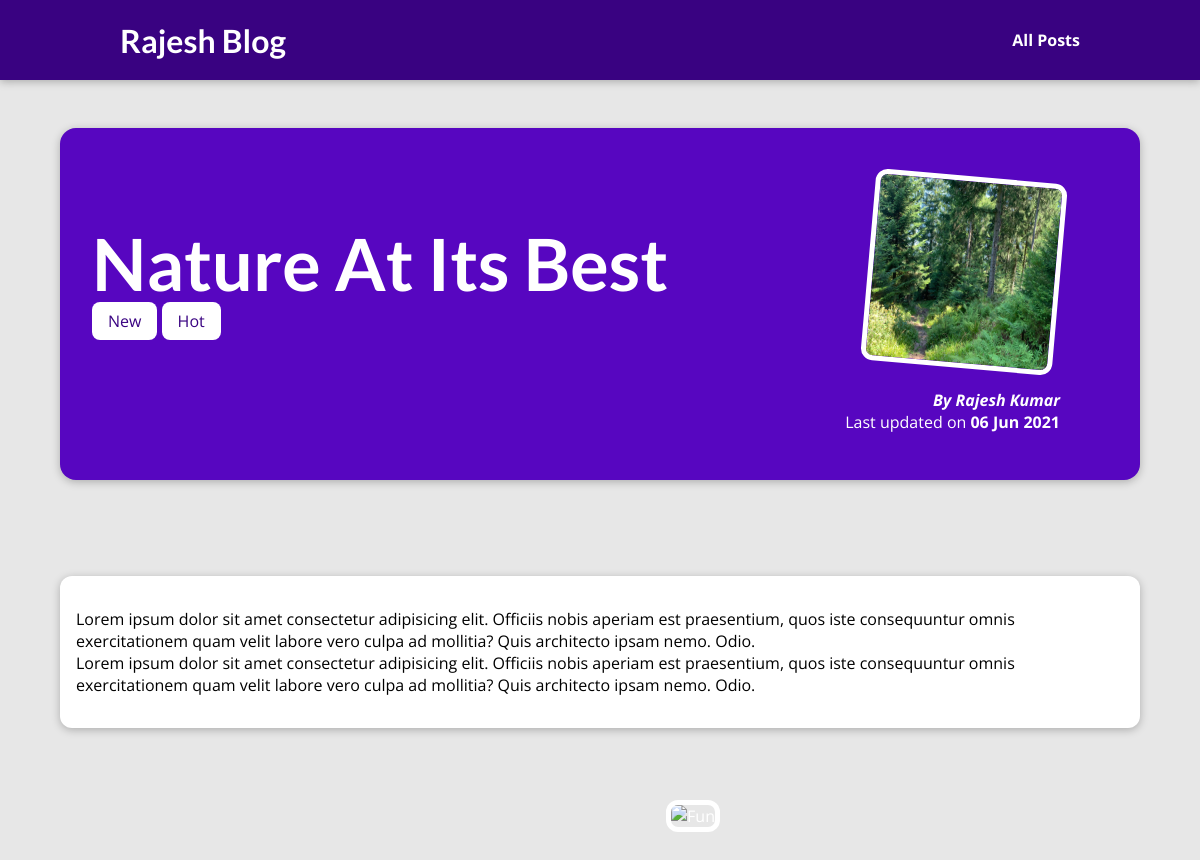
The page /posts/nature-at-its-best on the database its author committed.
### blog/models.py (models this page shows, shortened)
class Post(models.Model):
    title = models.CharField(max_length=150)
    excerpt = models.CharField(max_length=200)
    image_name = models.CharField(max_length=100)
    date = models.DateField(auto_now=True)
    slug = models.SlugField(unique=True, db_index=True)
    content = models.TextField(validators=[MinLengthValidator(10)])
    author = models.ForeignKey(
        Author, null=True, on_delete=models.SET_NULL, related_name="posts")
    tags = models.ManyToManyField(Tag)

class Tag(models.Model):
    caption = models.CharField(max_length=20)

class Author(models.Model):
    first_name = models.CharField(max_length=100)
    last_name = models.CharField(max_length=100)
    email_address = models.EmailField()
    def fullname(self):
        return f"{self.first_name} {self.last_name}"
    def __str__(self):
        return self.fullname()

### blog/views.py (the view)
# urls.py: path("posts/<slug:slug>", views.post_detail, name="post-detail-page")
def post_detail(request, slug):
    identified_post = get_object_or_404(Post, slug=slug)
    return render(request, "blog/post-detail.html", {
        "post": identified_post, "post_tags": identified_post.tags.all()})

### blog/templates/blog/post-detail.html (shortened to what this page needs)
{% extends "base.html" %}
{% load static %}
{% block css_files %}
    <link rel = "stylesheet" href = "{% static "blog/post-detail.css" %}" />
{% endblock  %}
{% block content %}
    <section id="summary">
        <h2>{{post.title}}</h2>
        <div>
        {% for tag in post_tags  %}
            <span class="tag">{{tag.caption }}</span>
        {% endfor %}
        </div>
        <article>
            <img src="{% static "blog/images/"|add:post.image_name %}" alt="{{post.title}}">
            <address>By <a href = "mailto:{{ post.author.email_address }}">
            {{post.author}}</a></address>
            <div>
                Last updated on <time>{{post.date|date:"d M Y" }}</time>
            </div>
        </article>
    </section>
    <section class="MynewSum">
        <article>
            <img src="{% static "blog/images/Mountain Hike 1.jpg" %}" alt="Fun">
        </article>
    </section>
    <main>
       {{post.content| linebreaks}}
    </main>
{% endblock %}

### static/app.css (style rules this page uses)
* { box-sizing: border-box; }
html { font-family: 'Open Sans', 'Lato', sans-serif; }
body { margin: 0; }
h1, h2, h3 { font-family: 'Lato', sans-serif; font-weight: bold; }

### blog/static/blog/post-detail.css (style rules this page uses)
body { background-color: #e7e7e7; }
#summary { margin: 8rem auto 3rem auto; padding: 2rem; width: 90%; max-width: 90rem; border-radius: 16px; background-color: #5706c0; position: relative; box-shadow: 0 2px 8px rgba(0, 0, 0, 0.25); height: 22rem; }
#summary h2 { color: white; font-size: 4.5rem; margin-bottom: 0.25rem; }
#summary article { position: absolute; top: 2rem; right: 3rem; padding: 1rem 2rem; border-radius: 12px; text-align: right; color: white; }
#summary article img { width: 12rem; height: 12rem; border-radius: 12px; transform: rotateZ(5deg); border: 5px solid white; margin-bottom: 1rem; }
#summary address { font-weight: bold; }
#summary time { font-weight: bold; }
#summary a { color: white; text-decoration: none; }
main { width: 90%; max-width: 90rem; margin: 3rem auto; background-color: white; padding: 1rem; border-radius: 12px; box-shadow: 0 2px 8px rgba(0, 0, 0, 0.25); }
.MynewSum { display: flex; flex-direction: column; align-items: center; text-align: center; }
.MynewSum article { position: absolute; right: 3rem; padding: 17rem 27rem; border-radius: 12px; text-align: right; color: white; }
.MynewSum article img { width: 20rem; height: 20rem; border-radius: 12px; border: 5px solid white; margin-bottom: 1rem; }
.tag { background-color: white; color: #390281; padding: 0.5rem 1rem; border-radius: 8px; }

### rows shown on the page
Post: title "Nature At Its Best", image_name (picture), author "Rajesh Kumar", date "06 Jun 2021", content "Lorem ipsum dolor sit amet consectetur adipisicing elit. Officiis nobis aperiam est praesentium, quos iste consequuntur omnis exercitationem quam velit labore vero culpa ad mollitia? Quis architecto ipsam nemo. Odio. Lorem ipsum dolor sit amet consectetur adipisicing elit. Officiis nobis aperiam est praesentium, quos iste consequuntur omnis exercitationem quam velit labore vero culpa ad mollitia? Quis architecto ipsam nemo. Odio."
Tag: caption "New"
Tag: caption "Hot"
